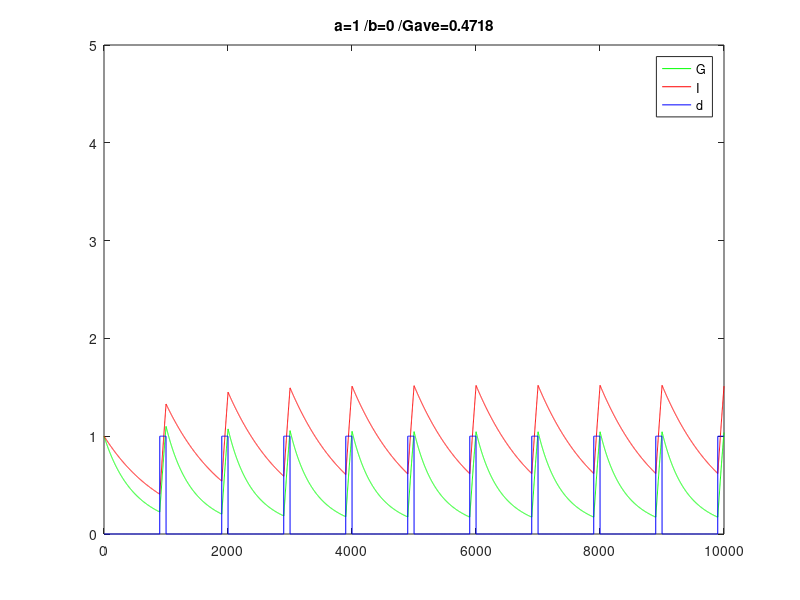

Recreate this plot in MATLAB.
dt=0.01;Tmax=10000;dint=1000;
d=zeros(1,Tmax);d(dint-100:dint)=1;
d=repmat(d(1,1:dint),1,fix(Tmax/dint));p=d;%Insulin concentration obtained by the Insulin drug, p=d
G=zeros(1,Tmax);G(1)=1;     %Glucose concentration
I=zeros(1,Tmax);I(1)=1;     %Insulin concentration
a=1;b=0;k1=0.1;k2=0.1;      %Insulin secretion rate, b=0 
for T=1:Tmax-1
    G(T+1)=G(T)+dt*( -k1*G(T)*(1+a*I(T))      +   d(T)  );
    I(T+1)=I(T)+dt*(   b*G(T)  - k2*I(T)      +   p(T)  );%p(T) is added to the time difference of Insulin concentration
end
Gave=sum(G(1,Tmax/2+1:Tmax))*2/Tmax;
X=1:Tmax;
plot(X,G,'g',X,I,'r',X,d,'b');ylim([0 5]);legend('G','I','d');
title(strcat('a=',num2str(a),' /b=',num2str(b),' /Gave=',num2str(Gave)));
